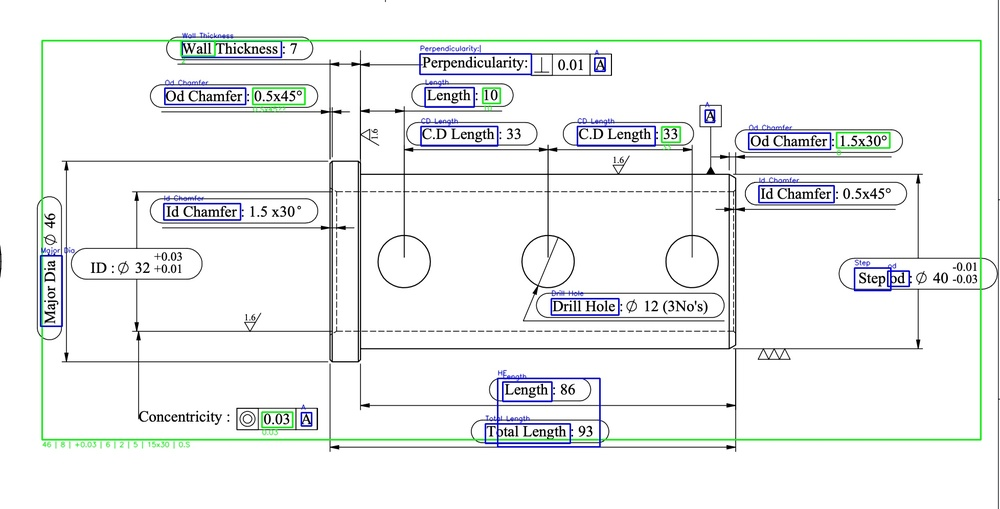
#> input picture outputs/streamlit/viz_improved.jpg, 1000 x 509 px, shrunk from 1956 x 996 before the run
$ python demo_cli.py --image ../outputs/streamlit/viz_improved.jpg
#> lines starting #> are read from the running program, lines starting #| are printed output that depends on the picture
### src/pipeline/run_pipeline.py
# improved_easyocr_pipeline.py
import cv2
import numpy as np
from pathlib import Path
import easyocr
import math
import re
import json
import csv

# -------------------------
# Helpers
# -------------------------
# [199 lines left out: functions iou_xywh, bbox_xywh_from_polygon, map_rotated_point_to_original, normalize_value_text, ocr_multi_angle, detect_callout_regions and 2 more, not called in this run]

# -------------------------
# Main run
# -------------------------
def run(image_path, out_dir="outputs", gpu=False):
#> called with image_path = '../outputs/streamlit/viz_improved.jpg', out_dir = 'configs/default.yaml', gpu = 'outputs/run1'
    out_dir = Path(out_dir); out_dir.mkdir(parents=True, exist_ok=True)

    bgr = cv2.imread(image_path)
#> bgr is the input picture: shape (509, 1000, 3); mean B, G, R 241.5, 242, 239.9
    if bgr is None:
        raise ValueError(f"Image not found: {image_path}")
    rgb = cv2.cvtColor(bgr, cv2.COLOR_BGR2RGB)

    # preprocessing: grayscale + CLAHE + denoise
    gray = cv2.cvtColor(rgb, cv2.COLOR_RGB2GRAY)
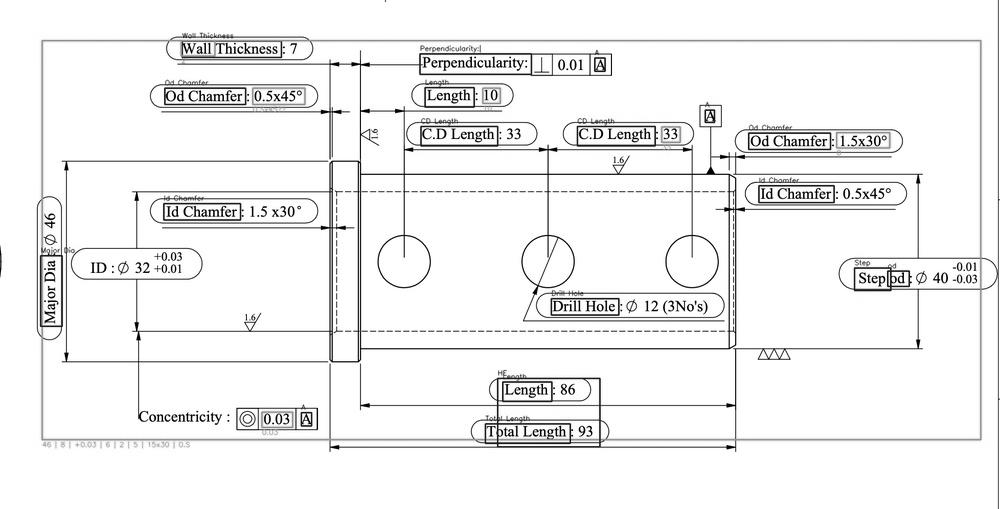
#> gray: shape (509, 1000); min 0, max 255, mean 241.3
    clahe = cv2.createCLAHE(clipLimit=2.0, tileGridSize=(8,8))
    gray = clahe.apply(gray)
    gray = cv2.fastNlMeansDenoising(gray, None, 30, 7, 21)
    rgb_enh = cv2.cvtColor(gray, cv2.COLOR_GRAY2RGB)

    # OCR
    reader = easyocr.Reader(['en'], gpu=gpu)
    items = ocr_multi_angle(rgb_enh, reader, angles=(0,90), conf_threshs=(0.45,0.3))
    if len(items) == 0:
        items = ocr_multi_angle(rgb_enh, reader, angles=(0,), conf_threshs=(0.35,))

    # save raw OCR
    with open(out_dir / "ocr_items.json", "w", encoding="utf-8") as fh:
        json.dump(items, fh, ensure_ascii=False, indent=2)

    # label vs value
    symbol_chars = set("Ø⊥°×xX±⌖Φø⌀")
    labels, values = [], []
    for it in items:
        txt = it['text'].strip()
        if any(ch.isdigit() for ch in txt) or any(ch in symbol_chars for ch in txt):
            values.append(it)
        else:
            labels.append(it)

    # callout detection
    callouts = detect_callout_regions(rgb_enh)
    used_val_indices = set()
    grouped_values = []
    for (rx, ry, rw, rh) in callouts:
        group = []
        for i, v in enumerate(values):
            vx, vy, vw, vh = v['bbox_xywh']
            cx, cy = vx + vw/2, vy + vh/2
            if (rx <= cx <= rx+rw and ry <= cy <= ry+rh):
                group.append(i)
        if group:
            texts = [normalize_value_text(values[i]['text']) for i in sorted(group, key=lambda k: values[k]['bbox_xywh'][0])]
            combined_text = " | ".join(t for t in texts if t)
            xs_all = [values[i]['bbox_xywh'][0] for i in group] + [values[i]['bbox_xywh'][0]+values[i]['bbox_xywh'][2] for i in group]
            ys_all = [values[i]['bbox_xywh'][1] for i in group] + [values[i]['bbox_xywh'][1]+values[i]['bbox_xywh'][3] for i in group]
            bbox = (int(min(xs_all)), int(min(ys_all)), int(max(xs_all)-min(xs_all)), int(max(ys_all)-min(ys_all)))
            grouped_values.append({'text': combined_text, 'bbox_xywh': bbox})
            for i in group:
                used_val_indices.add(i)

    remaining_values = [values[i] for i in range(len(values)) if i not in used_val_indices]
    clustered = cluster_value_fragments(remaining_values, dist_thresh_factor=0.03, img_shape=rgb.shape)
    value_clusters = grouped_values + clustered

    # pairing
    results = pair_labels_and_values(labels, value_clusters)
    for r in results:
        if r['Value']:
            r['Value'] = normalize_value_text(r['Value'], label_hint=r['Label'])

    # save JSON & CSV
    with open(out_dir / "results.json", "w", encoding="utf-8") as fh:
        json.dump(results, fh, ensure_ascii=False, indent=2)
    with open(out_dir / "results.csv", "w", newline='', encoding="utf-8") as fh:
        writer = csv.writer(fh)
        writer.writerow(["Label","Value","Label_BBox","Value_BBox"])
        for r in results:
            writer.writerow([r['Label'], r['Value'], str(r['Label_BBox']), str(r['Value_BBox'])])

    # visualization
    vis = bgr.copy()
    for r in results:
        lx, ly, lw, lh = r['Label_BBox']
        cv2.rectangle(vis, (lx, ly), (lx+lw, ly+lh), (255,0,0), 2)
        cv2.putText(vis, r['Label'][:30], (lx, max(ly-6,0)), cv2.FONT_HERSHEY_SIMPLEX, 0.45, (255,0,0), 1, cv2.LINE_AA)
        if r['Value_BBox'] is not None:
            vx, vy, vw, vh = r['Value_BBox']
            cv2.rectangle(vis, (vx, vy), (vx+vw, vy+vh), (0,255,0), 2)
            cv2.putText(vis, r['Value'][:40], (vx, min(vy+vh+14, vis.shape[0]-4)), cv2.FONT_HERSHEY_SIMPLEX, 0.45, (0,255,0), 1, cv2.LINE_AA)

    viz_path = out_dir / "viz_improved.jpg"
    cv2.imwrite(str(viz_path), vis)
    vis_rgb = cv2.cvtColor(vis, cv2.COLOR_BGR2RGB)

    return {"visualization": vis_rgb, "results": results}

### scripts/demo_cli.py
import argparse
from pathlib import Path
from src.pipeline.run_pipeline import run

def main():
    parser = argparse.ArgumentParser()
    parser.add_argument("--image", required=True, help="Path to input image")
    parser.add_argument("--cfg", default="configs/default.yaml", help="Path to config yaml")
    parser.add_argument("--out", default="outputs/run1", help="Output directory")
    args = parser.parse_args()

    Path(args.out).mkdir(parents=True, exist_ok=True)
    payload = run(args.image, args.cfg, args.out)
    print(f"Saved -> {args.out}/result.json")
    print(f"Found {len(payload.get('ocr_items', []))} OCR items, {len(payload.get('table_cells', []))} table regions.")

if __name__ == "__main__":
    main()
#> (the call stopped at in run, `reader = easyocr.Reader(['en'], gpu=gpu)`: easyocr is not available in this run)
